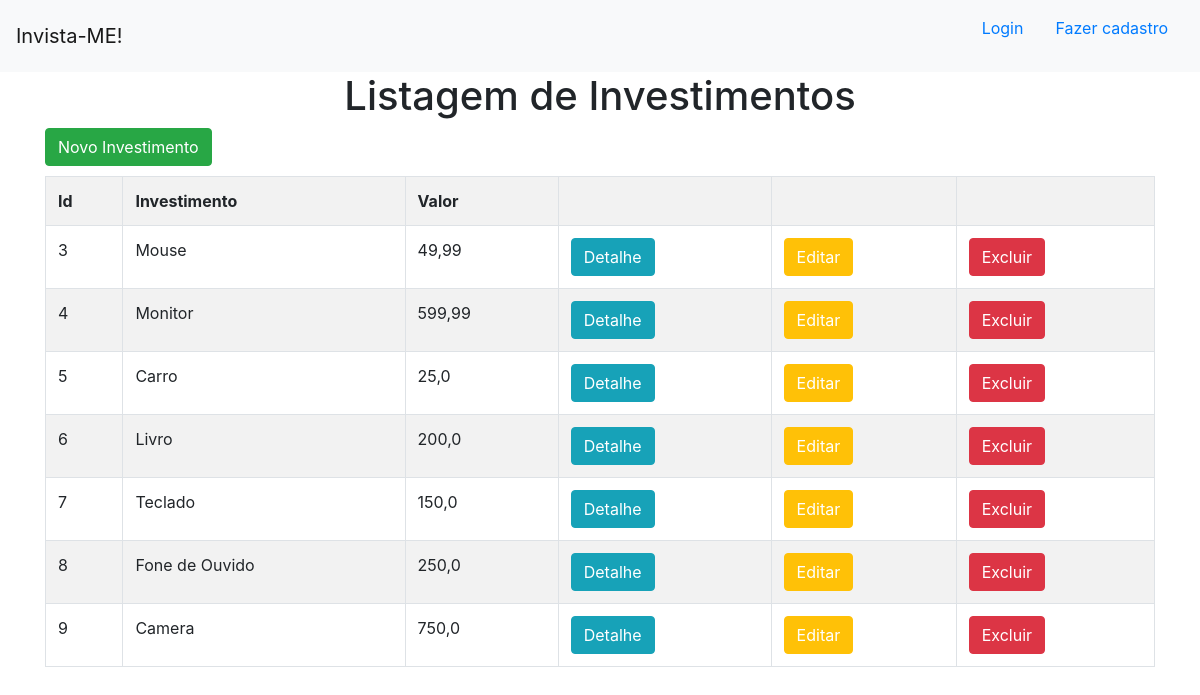
The page / on the database its author committed.
### investimentos/models.py (models this page shows)
class Investimento(models.Model):
    investimento = models.TextField(max_length=255)
    valor = models.FloatField()
    pago = models.BooleanField(default=False)
    data = models.DateField(default=datetime.now)

### investimentos/views.py (the view)
# urls.py: path('', views.investimentos, name='investimentos'),
def investimentos(request):
    dados = {
        'dados': Investimento.objects.all()
    }
    return render(request, 'investimentos/investimentos.html', context=dados)

### investimentos/templates/investimentos/investimentos.html
{% extends 'investimentos/base.html' %}
{% block conteudo %}
<h1 style='text-align: center;'>Listagem de Investimentos</h1>
<div class='container'>
    <button class='btn btn-success' style='margin-bottom: 10px;'><a style='color: white;' href="{% url 'novo_investimento' %}">Novo Investimento</a></button>
    <table class='table table-striped table-bordered'>
        <tr>
            <th>Id</th>
            <th>Investimento</th>
            <th>Valor</th>
            <th></th>
            <th></th>
            <th></th>
        </tr>
        {% for dado in dados %}
        <tr>
            <td>{{ dado.id }}</td>
            <td>{{ dado.investimento }}</td>
            <td>{{ dado.valor }}</td>
            <td><button class='btn btn-info'><a style='color: white;' href="{% url 'detalhe' dado.id %}">Detalhe</a></button></td>
            <td><button class='btn btn-warning'><a style='color: white;'href="{% url 'editar' dado.id %}">Editar</a></button></td>
            <td><button class='btn btn-danger'><a style='color: white;' href="{% url 'excluir' dado.id %}">Excluir</a></button></td>
        </tr>
        {% endfor %}
    </table>
</div>
{% endblock %}

### investimentos/templates/investimentos/base.html (shortened to what this page needs)
<!doctype html>
<html lang="en">
  <head>
    <link rel="stylesheet" href="https://cdn.jsdelivr.net/npm/bootstrap@4.6.2/dist/css/bootstrap.min.css">
  </head>
  <body>
      <nav class="navbar navbar-light bg-light">
          <a class="navbar-brand" href="{% url 'investimentos' %}">Invista-ME!</a>
          <ul style="list-style: none;">
            {% if user.is_authenticated %}
            <li style="float: left">
                <strong class="nav-item nav-link">Bem-Vindo{{user.get_username}}</strong>
            </li>
            <li style="float: left">
                <form method="POST" action="{% url 'logout' %}">
                  {% csrf_token %}
                  <button class="btn bg-light text-primary" type="submit">Sair</button>
                </form>
            </li>
            {% else %}
            <li style="float: left">
              <a class="nav-item nav-link" href="{% url 'login' %}">Login</a>
          </li>
          <li style="float: left">
            <a class="nav-item nav-link" href="{% url 'novo_usuario' %}">Fazer cadastro</a>
        </li>
        {% endif %}
          </ul>
      </nav>
    {% block conteudo %}
    {% endblock %}
  </body>
</html>

### rows shown on the page
Investimento: id "3", investimento "Mouse", valor "49,99"
Investimento: id "4", investimento "Monitor", valor "599,99"
Investimento: id "5", investimento "Carro", valor "25,0"
Investimento: id "6", investimento "Livro", valor "200,0"
Investimento: id "7", investimento "Teclado", valor "150,0"
Investimento: id "8", investimento "Fone de Ouvido", valor "250,0"
Investimento: id "9", investimento "Camera", valor "750,0"
